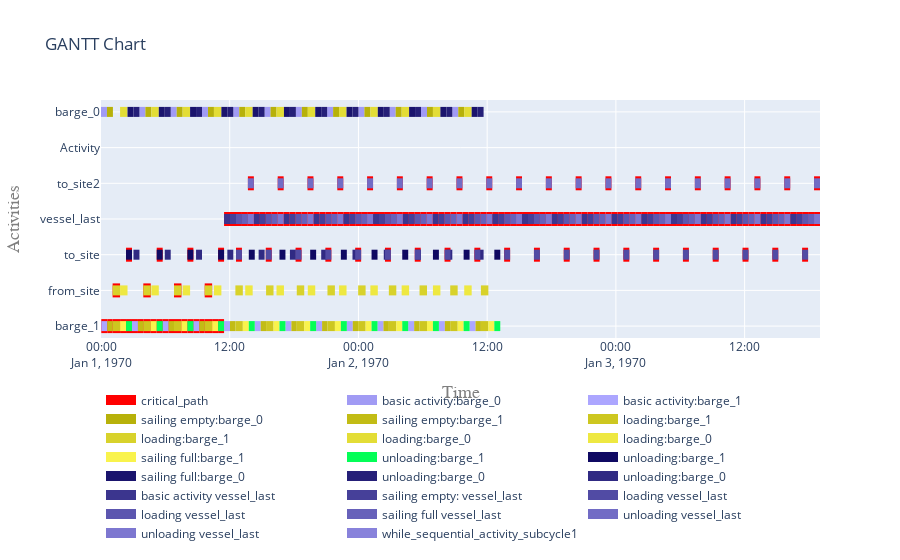

The cell this chart's notebook holds for it:
### Code cell
# Show the critical path (within a plotly Gannt plot).
my_cp_dependencies_from_simpy.make_plotly_gantt_chart()
